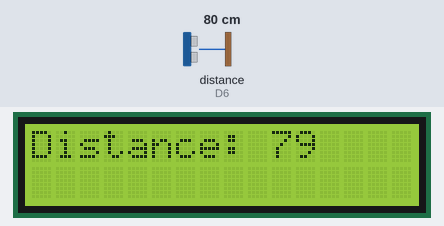
Recording of a sketch running on a simulated ESP8266 (NodeMCU). Shown: 16×2 character LCD. Wiring (inferred from the names in the program): ultrasonic range finder: trigger D5; echo D6. The test bench sets the inputs (shaded band); at power-on: distance to the obstacle (sensor on D6) 80 cm. The echo pulse lasts 58.3 µs per cm; what the sketch prints to the serial monitor is not drawn.

Above: at 1.2 s.
1.3 s: distance to the obstacle (sensor on D6) set to 2 cm
At 2.7 s:
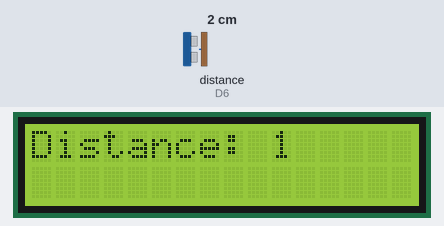
4.3 s: distance to the obstacle (sensor on D6) set to 35 cm
At 5.0 s:
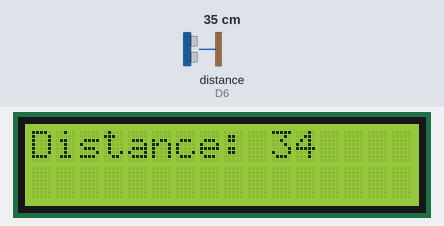
7.3 s: distance to the obstacle (sensor on D6) set to 4 cm
At 8.3 s:
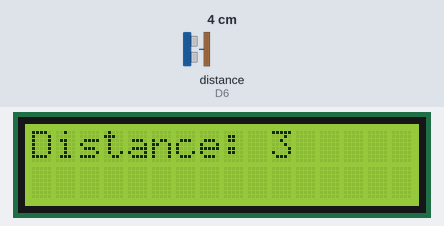
10.3 s: distance to the obstacle (sensor on D6) set to 60 cm
At 11.6 s:
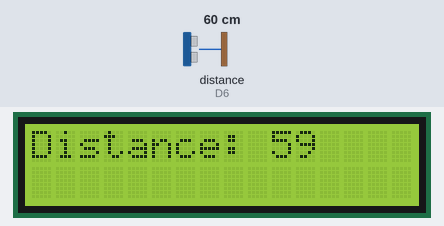
13.3 s: distance to the obstacle (sensor on D6) set to 250 cm
At 14.7 s:
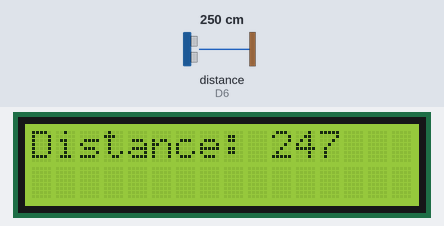
16.3 s: distance to the obstacle (sensor on D6) set to 2 cm
At 17.1 s:
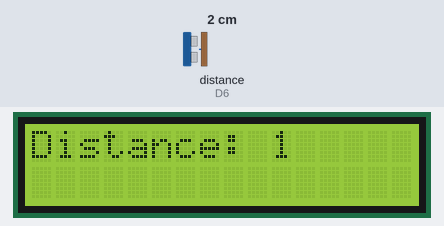
Timing chart, 0 to 19.3 s (numbered marks = the images above; inputs shaded):
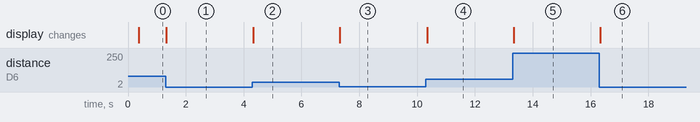

The sketch:

Ultrasonic.ino
```cpp
#include <LiquidCrystal_I2C.h>
LiquidCrystal_I2C lcd(0x3F, 16, 2);
/*
  Ultrasonic Sensor HC-SR04 and Arduino Tutorial

  by Dejan Nedelkovski,
  www.HowToMechatronics.com

*/

// defines pins numbers
const int trigPin = D5;
const int echoPin = D6;

// defines variables
long duration;
int distance;

void setup() {
  pinMode(trigPin, OUTPUT); // Sets the trigPin as an Output
  pinMode(echoPin, INPUT); // Sets the echoPin as an Input
  lcd.begin(D3, D4);
  lcd.backlight();
  Serial.begin(9600); // Starts the serial communication
}

void loop() {
  // Clears the trigPin
  digitalWrite(trigPin, LOW);
  delayMicroseconds(2);

  // Sets the trigPin on HIGH state for 10 micro seconds
  digitalWrite(trigPin, HIGH);
  delayMicroseconds(10);
  digitalWrite(trigPin, LOW);

  // Reads the echoPin, returns the sound wave travel time in microseconds
  duration = pulseIn(echoPin, HIGH);

  // Calculating the distance
  distance = duration * 0.034 / 2;

  // Prints the distance on the Serial Monitor
  Serial.print("Distance: ");
  Serial.println(distance);
  lcd.clear();
  lcd.home();
  lcd.print("Distance: ");
  lcd.print(distance);
}
```

Measured:
- after the input at 1.3 s, the display: changes at once (image 1)
- after the input at 4.3 s, the display: changes at once (image 2)
- after the input at 7.3 s, the display: changes at once (image 3)
- after the input at 10.3 s, the display: changes after 0.05 s (image 4)
- after the input at 13.3 s, the display: changes at once (image 5)
- after the input at 16.3 s, the display: changes at once (image 6)
